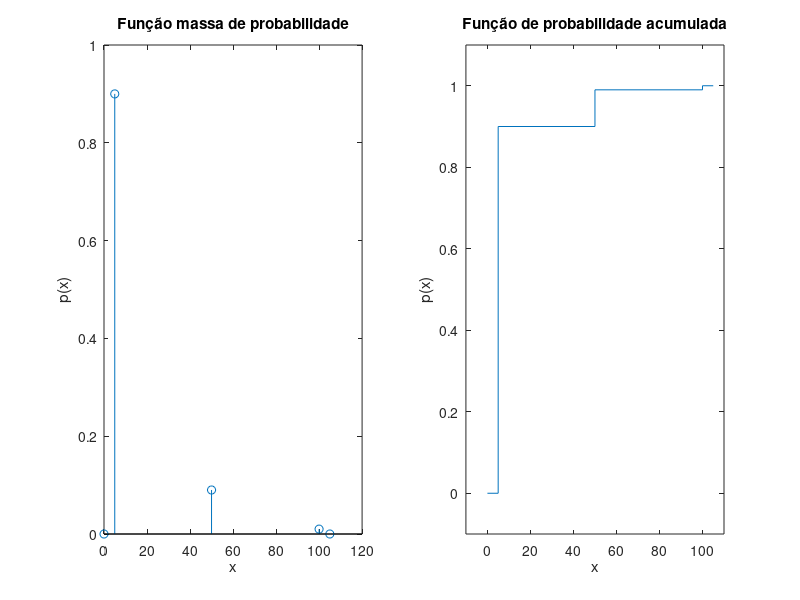

The MATLAB source for this figure:

S = [0 5 50 100 105];
P = [0 90 9 1 0]/100;

subplot(121)
stem(S,P);
title("Função massa de probabilidade")
xlabel("x")
ylabel("p(x)")

subplot(122);
Fx = cumsum(P);
stairs(S,Fx)
title("Função de probabilidade acumulada")
xlabel("x")
ylabel("p(x)")
axis([-10 110 -0.1 1.1])